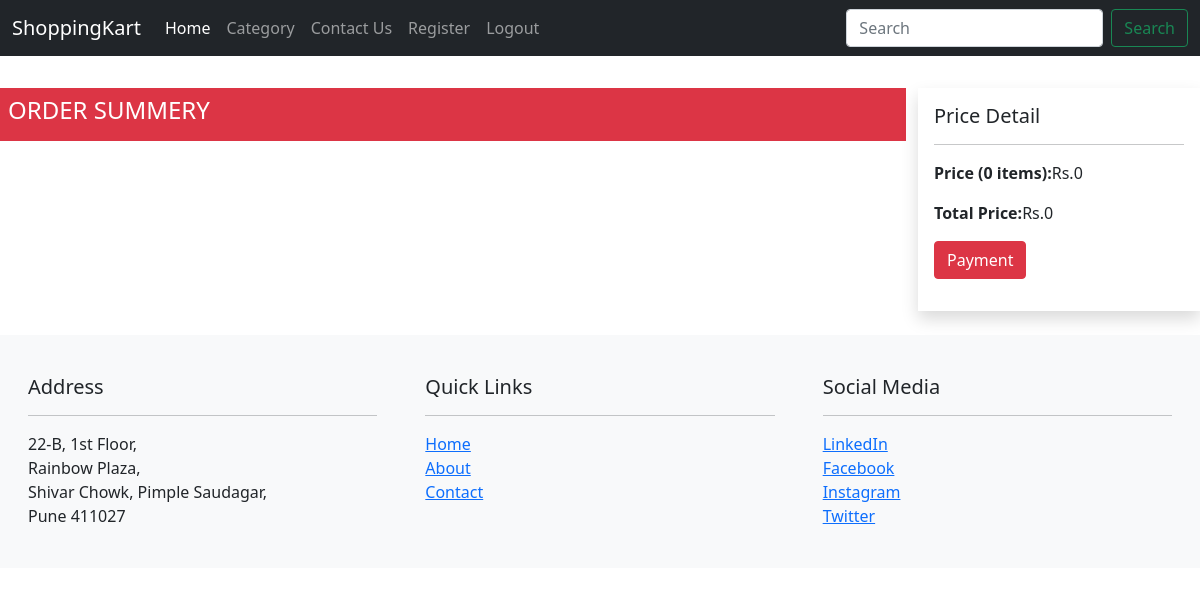
The app's page /fetchorder/ (signed in), older data.
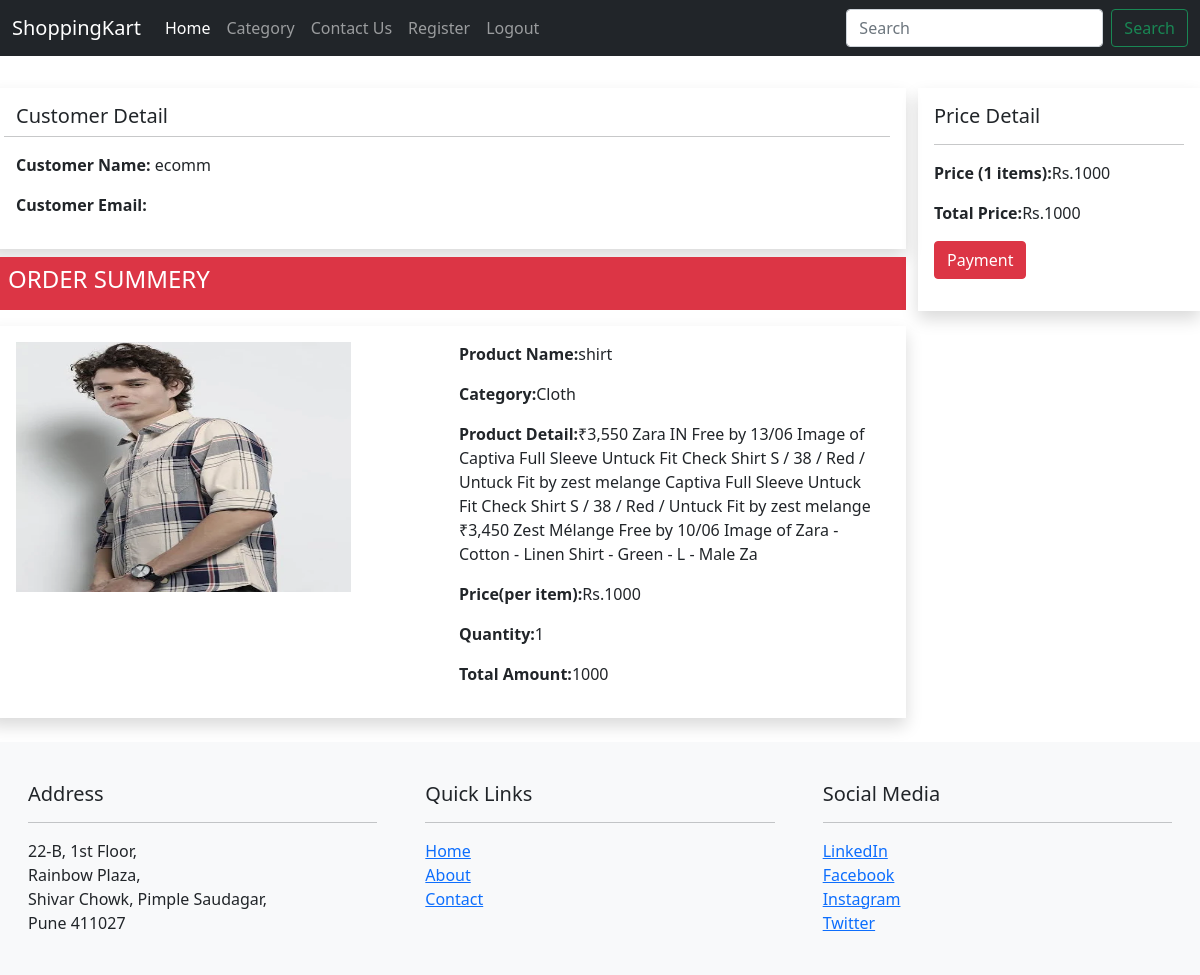
The same page, newer data.
### ecomm/models.py (models this page shows, shortened)
class Order(models.Model):
    uid=models.ForeignKey('auth.User',on_delete= models.CASCADE,db_column='uid')
    pid=models.ForeignKey('Product',on_delete= models.CASCADE,db_column='pid')
    qty=models.IntegerField(default=1)
    amt=models.IntegerField()

class Product(models.Model):
    CATEGORY_CHOICES = (
        (1, 'Mobile'),
        (2, 'Shoes'),
        (3, 'Cloth'),
    )
    name = models.CharField(max_length=100)
    price = models.IntegerField()
    category = models.IntegerField(verbose_name='Category', choices=CATEGORY_CHOICES)
    pdetails = models.CharField(max_length=300, verbose_name='Product Details')
    is_active = models.BooleanField(default=True)
    pimage = models.ImageField(upload_to='images/')  # Ensure MEDIA settings are configured

### ecomm/views.py (the view)
# urls.py: path("fetchorder/", views.fetchorder, name="fetchorder"),
def fetchorder(request):
    o=Order.objects.filter(uid=request.user.id)
    context={}
    s=0
    for i in o:
        s=s+i.amt
    context['data']=o
    context['total']=s
    context['n']=len(o)
    return render(request,'placeorder.html',context)

### templates/placeorder.html
{% extends 'base.html' %}
{% load static %}
{% block 'main' %}
<div class="row mt-4 ">
    <div class="col-md-9">
        {% for i in data %}
        {% if forloop.counter == 1 %}
        <div class="row mt-2 shadow p-3">
            <H5>Customer Detail</H5>
            <hr>
            <p><strong>Customer Name:</strong> {{i.uid.username}}</p>
            <p><strong>Customer Email:</strong>{{i.uid.email}}</p>
        </div>
        {% endif %}
        {% endfor %}
        <div class="row bg-danger text-white mt-2 p-2">
            <h4>ORDER SUMMERY</h4>
        </div>
        {% for i in data %}
        <div class="row mt-3 p-3 shadow">
            <div class="col-md-6">
                <img src="{{i.pid.pimage.url}}" alt=".." height="250px" width="80%">
            </div>
            <div class="col-md-6">
                <p><strong>Product Name:</strong>{{i.pid.name}}</p>
                {% if i.pid.cat == 1 %}
                <p><strong>Category:</strong>Mobile</p>
                {% elif i.pid.cat == 2 %}
                <p><strong>Category:</strong>Shoes</p>
                {% else %}
                <p><strong>Category:</strong>Cloth</p>
                {% endif %}
                <p><strong>Product Detail:</strong>{{i.pid.pdetails}}</p>
                <p><strong>Price(per item):</strong>Rs.{{i.pid.price}}</p>
                <p><strong>Quantity:</strong>{{i.qty}}</p>
                <p><strong>Total Amount:</strong>{{i.amt}}</p>
            </div>
        </div>
        {% endfor %}
    </div>
    <div class="col-md-3 mt-2">
        <div class="p-3 shadow">
            <h5>Price Detail</h5>
            <hr>
            <p><strong>Price ({{n}} items):</strong>Rs.{{total}}</p>
            <p><strong>Total Price:</strong>Rs.{{total}}</p>
            <p><a href="/makepayment"><button class="btn btn-danger">Payment</button></a></p>
        </div>
    </div>
</div>
{% endblock 'main' %}

Row changes from the older to the newer data that the page shows:
added Order: uid.username "ecomm", pid.pimage (picture), pid.name "shirt", shows "Category:", pid.pdetails "₹3,550 Zara IN Free by 13/06 Image of Captiva Full Sleeve Untuck Fit Check Shirt S / 38 / Red / Untuck Fit by zest melange Captiva Full Sleeve Untuck Fit Check Shirt S / 38 / Red / Untuck Fit by zest melange ₹3,450 Zest Mélange Free by 10/06 Image of Zara - Cotton - Linen Shirt - Green - L - Male Za", pid.price "1000", qty "1", amt "1000"
Text that changed along with them:
{{ n }}: "0" → "1"
{{ total }}: "0" → "1000"
